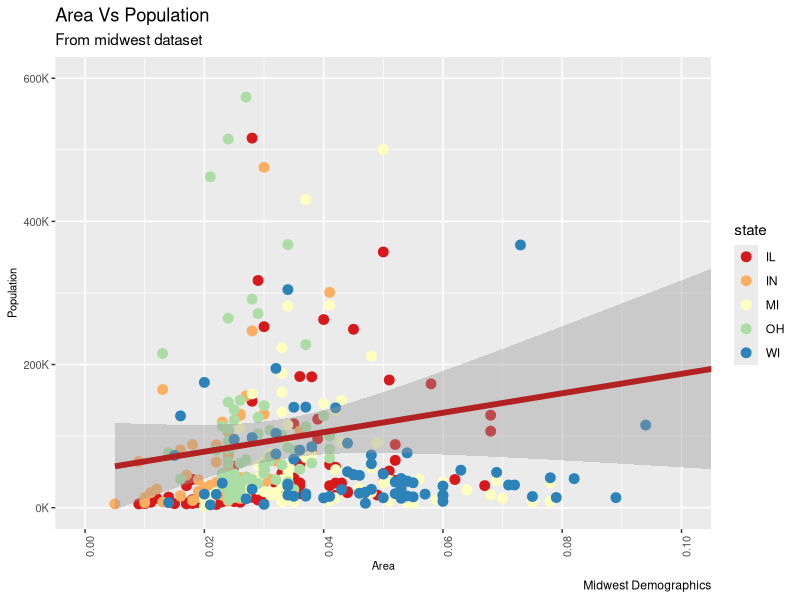

Here is the R script that generated this plot:
#MODIFIED FROM 
#http://r-statistics.co/Complete-Ggplot2-Tutorial-Part1-With-R-Code.html
#RSTUDIO: BLOCK COMMENT Ctrl + Shift + C

#-------------------------------
#SETUP
#-------------------------------
library(ggplot2)

# turn off scientific notation like 1e+06
options(scipen=999)

#LOAD DATA
#Loads specified data sets, or list the available data sets.
data("midwest", package = "ggplot2")  # load the data
# midwest <- read.csv("http://goo.gl/G1K41K") # alt source 

#EXPLORE DATA: DATA COMES IN AS A TIBBLE  
print(midwest)


#SELECT EXAMPLE (UNCOMMENT)
example="blank-canvas"
example="scatter-plot-1"
example="scatter-plot-2"
example="labels"
example="linear-regression-line"
example="axis-range-1"
example="axis-range-2"
example="size-and-color-1"
example="size-and-color-2"
example="fonts-and-tics-1"


#--------EXAMPLE--------
if (example=="blank-canvas") 
{
  # Init Ggplot
  # aes=Aesthetic mappings describe how variables in the data 
  # are mapped to visual properties (aesthetics) of geoms.
  g <- ggplot(midwest, aes(x=area, y=poptotal)) 
  plot(g)                                         #GENERATE PLOT
}

#--------EXAMPLE--------
if (example=="scatter-plot-1") 
{
	#SCATTER PLOT-1
	# aes=Aesthetic mappings describe how variables in the data 
	# are mapped to visual properties (aesthetics) of geoms.
	g <- ggplot(midwest, aes(x=area, y=poptotal)) + #TELL IT WHAT TO PLOT
	geom_point()                                    #DO SCATTER PLOT
	plot(g)                                         #GENERATE PLOT
}

#--------EXAMPLE--------
if (example=="scatter-plot-2") 
{
  #SCATTER PLOT-1 (ALT METHOD)
  g <- ggplot(midwest, aes(x=area, y=poptotal))   #TELL IT WHAT TO PLOT
  g <- g+geom_point()                             #TELL IT TO DO SCATTER PLOT
  plot(g)                                         #GENERATE PLOT
}


#--------EXAMPLE--------
if (example=="labels") 
{
  #SCATTER PLOT-1 (ALT METHOD)
  g <- ggplot(midwest, aes(x=area, y=poptotal))   #TELL IT WHAT TO PLOT
  g <- g+geom_point()                             #TELL IT TO DO SCATTER PLOT
  labs(title="Area Vs Population",                   #SET LABELS
     subtitle="From midwest dataset",
     y="Population",
     x="Area",
     caption="Midwest Demographics")
  plot(g)                                         #GENERATE PLOT
}

#--------EXAMPLE--------
if (example=="linear-regression-line") 
{
  g <- ggplot(midwest, aes(x=area, y=poptotal)) + #TELL IT WHAT TO PLOT
  geom_point() +                                  #DO SCATTER PLOT
  # set se=FALSE to turnoff confidence bands
  geom_smooth(method="lm")                        #ADD LINEAR BEST FIT LINE
  plot(g)                                         #GENERATE PLOT
}


#--------EXAMPLE--------
if (example=="axis-range-1") 
{
  #ADJUST AXIS LIMITS: (METHOD-1: DELETING)
  #IMPORTANT NOTE: LIMITS EFFECT TRENDLINE (PLOTS OUTSIDE ARE EFFECTLY DELETED)
  g <- ggplot(midwest, aes(x=area, y=poptotal))+  #TELL IT WHAT TO PLOT
  geom_point() +                                  #DO SCATTER PLOT
  geom_smooth(method="lm")+                       #ADD LINEAR BEST FIT LINE
  xlim(c(0, 0.1))+                                #SET XLIMITS
  ylim(c(0, 1000000))                             #SET YLIMITS
  plot(g)                                         #GENERATE PLOT
}

#--------EXAMPLE--------
if (example=="axis-range-2") 
{
  #ADJUST AXIS LIMITS: (METHOD-2: ZOOMING)
  #DOESN"T EFFECT POINTS OUTSIDE LIMITS
  g <- ggplot(midwest, aes(x=area, y=poptotal))+     #TELL IT WHAT TO PLOT
  geom_point() +                                     #DO SCATTER PLOT
  geom_smooth(method="lm")+                          #ADD LINEAR BEST FIT LINE
  coord_cartesian(xlim=c(0,0.1), ylim=c(0, 200000))+ #SET LIMITS
  labs(title="Area Vs Population",                   #SET LABELS
  subtitle="From midwest dataset",
  y="Population",
  x="Area",
  caption="Midwest Demographics")
  plot(g)                                            #GENERATE PLOT
  
  # #ALTERNATIVE
  # # g <- + ggtitle("Area Vs Population", subtitle="From midwest dataset") + xlab("Area") + ylab("Population")
}



#--------EXAMPLE--------
if (example=="size-and-color-1") 
{
  #POINT SIZE AND COLOR
  g <- ggplot(midwest, aes(x=area, y=poptotal))+     #TELL IT WHAT TO PLOT
  geom_point(col="steelblue", size=3) +              #DO SCATTER PLOT
  geom_smooth(method="lm", col="firebrick")+         #ADD LINEAR BEST FIT LINE
  coord_cartesian(xlim=c(0,0.1), ylim=c(0, 200000))+ #SET LIMITS
  labs(title="Area Vs Population",                   #SET LABELS
  subtitle="From midwest dataset",
  y="Population",
  x="Area",
  caption="Midwest Demographics")
  plot(g)                                            #GENERATE PLOT
}

if (example=="size-and-color-2") 
{
#COLOR BASED ON ANOTHER COLUMN
# Not just color, but size, shape, stroke (thickness of boundary)
# and fill (fill color) can be used to discriminate groupings.
g <- ggplot(midwest, aes(x=area, y=poptotal))+     #TELL IT WHAT TO PLOT
geom_point(aes(col=state), size=3) +               #DO SCATTER PLOT
#LEGEND ADDED AUTOMATICALLY
# theme(legend.position="None")+                   #REMOVE LEGEND
#se=FALSE  --> TURN OFF CONFIDENCE BANDS
geom_smooth(method="lm", col="firebrick", size=2)+ #ADD LINEAR BEST FIT LINE
coord_cartesian(xlim=c(0,0.1), ylim=c(0, 200000))+ #SET LIMITS
labs(title="Area Vs Population",                   #SET LABELS
subtitle="From midwest dataset",
y="Population",
x="Area",
caption="Midwest Demographics")+
scale_colour_brewer(palette = "Spectral")         #CHANGE COLOR PALETTE
plot(g)                                            #GENERATE PLOT
}


# #SEE COLOR PALETTES
# library(RColorBrewer)
# head(brewer.pal.info, 10)
# 
if (example=="fonts-and-tics-1")
{
  #AXIS FONT AND TICS
  # Not just color, but size, shape, stroke (thickness of boundary)
  # and fill (fill color) can be used to discriminate groupings.
  
  # have used 2 methods for formatting
  # labels: * Method 1: Using sprintf().
  # (Have formatted it as % in below example) * Method 2: Using a custom user defined
  # function. (Formatted 1000’s to 1K scale)
  dx <- 0.02
  FS <- 8
  g <- ggplot(midwest, aes(x=area, y=poptotal))+     #TELL IT WHAT TO PLOT
  geom_point(aes(col=state), size=3) +               #DO SCATTER PLOT
  #LEGEND ADDED AUTOMATICALLY
  # theme(legend.position="None")+                   #REMOVE LEGEND
  #se=FALSE  --> TURN OFF CONFIDENCE BANDS
  geom_smooth(method="lm", col="firebrick", size=2)+ #ADD LINEAR BEST FIT LINE
  coord_cartesian(xlim=c(0,0.1), ylim=c(0, 600000))+ #SET LIMITS
  labs(title="Area Vs Population",                   #SET LABELS
  subtitle="From midwest dataset",
  y="Population",
  x="Area",
  caption="Midwest Demographics")+
  scale_colour_brewer(palette = "Spectral")+         #CHANGE COLOR PALETTE
  # scale_x_continuous(breaks=seq(0, 0.1, 0.02))     #XTICKS
  # scale_x_continuous(breaks=seq(0, 0.1, 0.01), labels = letters[1:11])
  scale_x_continuous(breaks=seq(0, 0.1, dx), labels = sprintf("%1.2f", seq(0, 0.1, dx))) +
  scale_y_continuous(breaks=seq(0, 600000, 200000), labels = function(x){paste0(x/1000, 'K')})+
  #FONT SIZE
  # theme(text = element_text(size=FS))
  theme(
  axis.text.x = element_text(angle=90, hjust=1,size=FS),
  axis.text.y = element_text(size=FS),
  axis.title.x= element_text(size=FS),
  axis.title.y= element_text(size=FS)
  )
  
  plot(g)                                            #RENDER PLOT
}
# 
# #PRE-BUILT THEMES
# ?theme_bw #HELP
# 
# gg <- ggplot(midwest, aes(x=area, y=poptotal)) + 
# geom_point(aes(col=state), size=3) + # Set color to vary based on state categories.
# geom_smooth(method="lm", col="firebrick", size=2) + 
# coord_cartesian(xlim=c(0, 0.1), ylim=c(0, 1000000)) + 
# labs(title="Area Vs Population", subtitle="From midwest
# dataset", y="Population", x="Area", caption="Midwest
# Demographics")
# gg <- gg + scale_x_continuous(breaks=seq(0, 0.1, 0.01))
# # method 1: Using theme_set() theme_set(theme_classic()) # not run gg
# # method 2: Adding theme Layer itself.
# gg + theme_bw() + labs(subtitle="BW Theme")
# gg + theme_classic() + labs(subtitle="Classic Theme")
# plot(gg)                                            #RENDER PLOT

